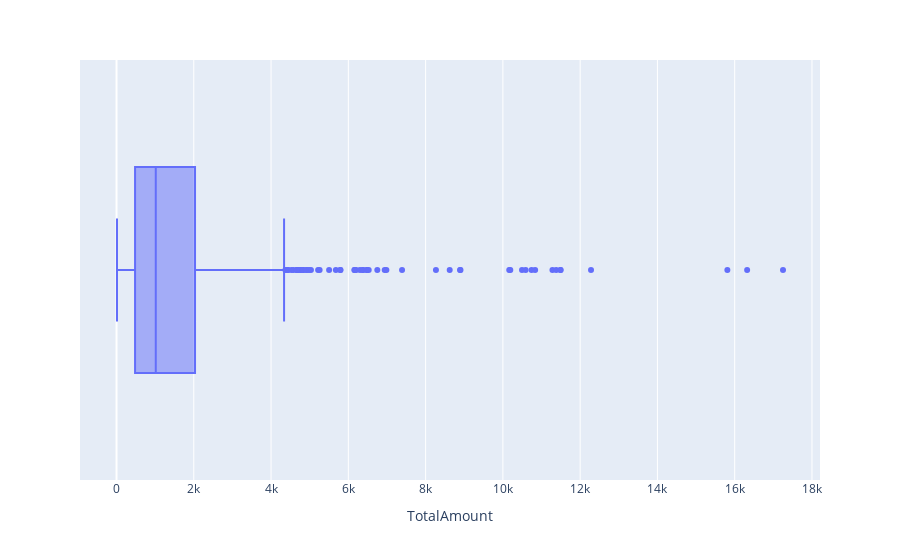

This figure's notebook cell:
### Markdown cell above
Five Number Summary Using Boxplot

### Code cell
px.box(data_frame=Sales_Data,x='TotalAmount')

### Figure 1 — Plotly figure (JSON) as saved in the notebook; plotly's stock layout.template omitted (floating-point values rounded to 4 significant figures; data arrays with more than 128 entries replaced by an {"elided": "..."} marker saying what was removed)
{"data": [{"alignmentgroup": "True", "hovertemplate": "TotalAmount=%{x}<extra></extra>", "legendgroup": "", "marker": {"color": "#636efa"}, "name": "", "notched": false, "offsetgroup": "", "orientation": "h", "showlegend": false, "type": "box", "x": {"elided": "830 float values"}, "x0": " ", "xaxis": "x", "y0": " ", "yaxis": "y"}], "layout": {"boxmode": "group", "legend": {"tracegroupgap": 0}, "margin": {"t": 60}, "xaxis": {"anchor": "y", "domain": [0, 1], "title": {"text": "TotalAmount"}}, "yaxis": {"anchor": "x", "domain": [0, 1]}}}
